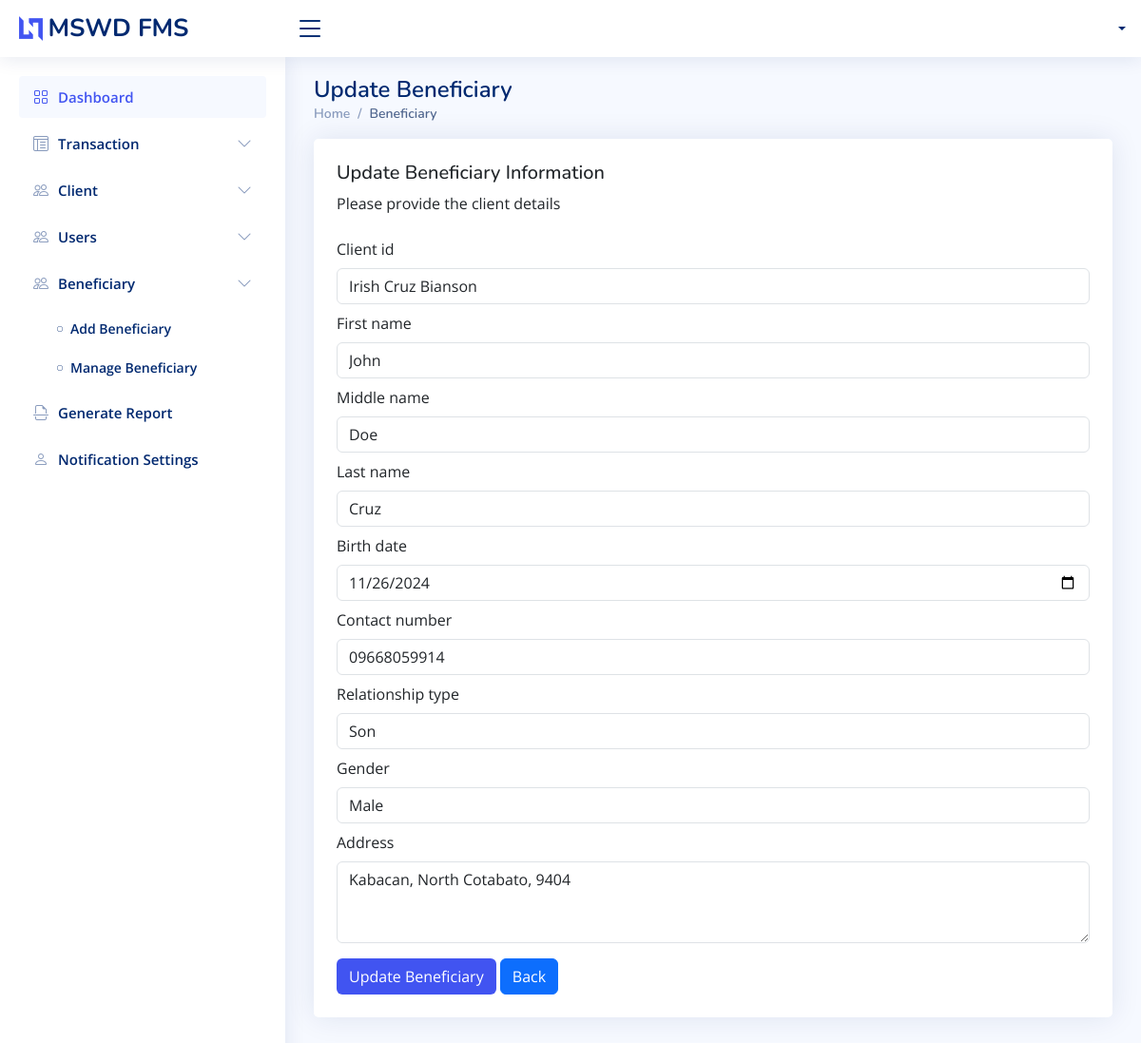
Before: /beneficiary/update/4 with the older database file.
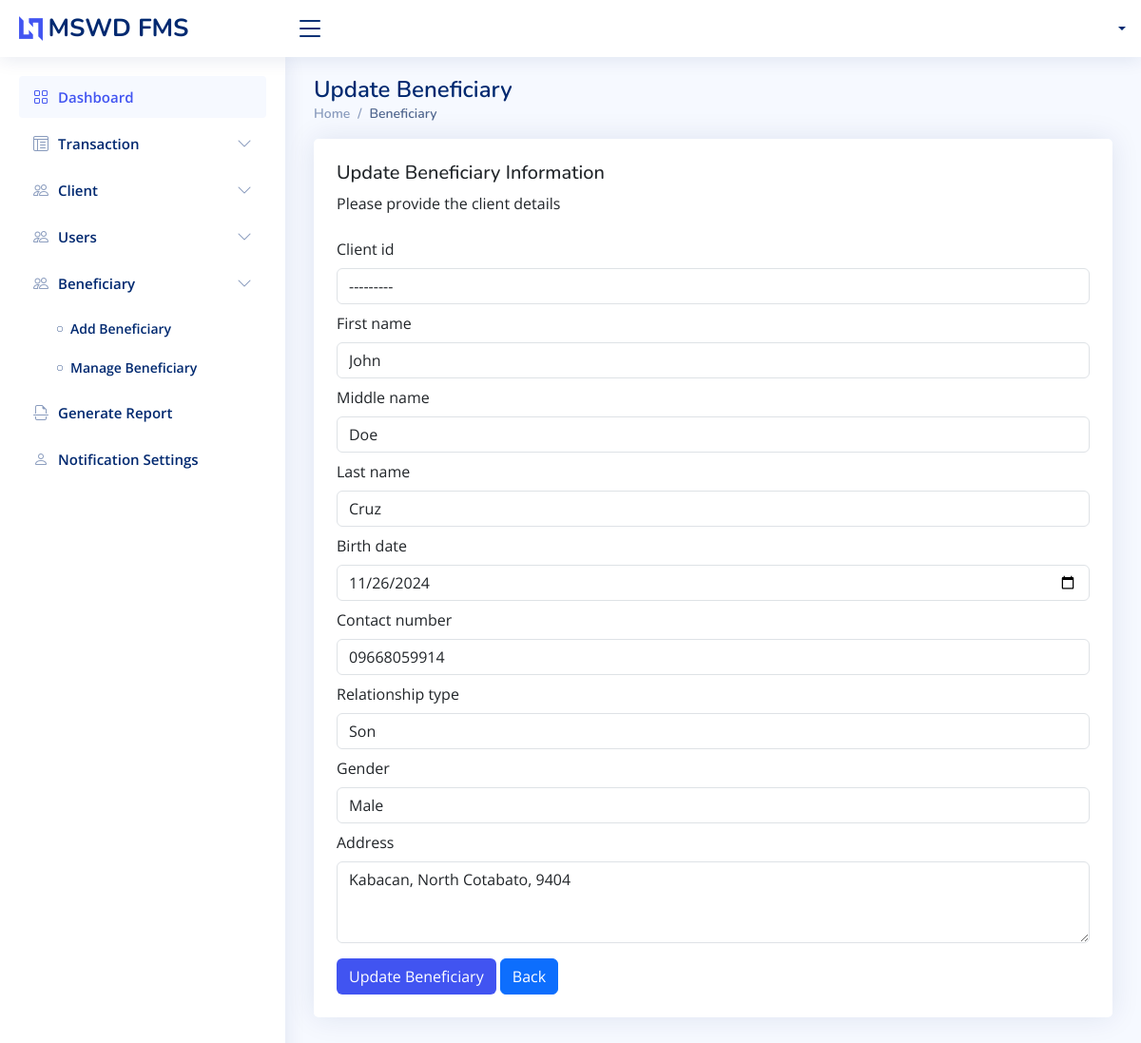
After: the same page with the newer database file.
### app/models.py (models this page shows, shortened)
class Beneficiary(models.Model):
    RELATIONSHIP_TYPE = (
        ('Father', 'Father'),
        ('Mother','Mother'),
        ('Son','Son'),
        ('Daughter','Daughter'),
        ('Grand parent', 'Grand parent'),
        ('Brother', 'Brother'),
        ('Sister', 'Sister'),
        ('Grand child', 'Grand child'),
        ('Aunt', 'Aunt'),
        ('Uncle', 'Uncle'),
        ('Niece', 'Niece'),
        ('Nephew', 'Nephew'),
        ('First Cousin', 'First Cousin'),
        ('Cousin', 'Cousin'),
        ('Relative', 'Relative'),
        ('Spouse', 'Spouse'),
        ('Child', 'Child'),
    )
    client_id = models.ForeignKey(
        Client, on_delete=models.SET_NULL, null=True, blank=True
    )
    first_name = models.CharField(max_length=50, null=False, db_index=True)
    middle_name = models.CharField(max_length=50, null=False, db_index=True)
    last_name = models.CharField(max_length=50, null=False, db_index=True)
    birth_date = models.DateField(auto_now_add=False, null=False, db_index=True)
    contact_number = models.CharField(max_length=50, unique=True, db_index=True)
    relationship_type = models.CharField(
        max_length=50, db_index=True, choices=RELATIONSHIP_TYPE,
        null=True, blank=True
    )
    gender = models.CharField(
        max_length=10, db_index=True, choices=(("Male", "Male"), ("Female", "Female"))
    )
    address = models.TextField(max_length=255, null=False)
    date_added = models.DateTimeField(auto_now_add=True)
    class Meta:
        verbose_name = 'Beneficiary'
        verbose_name_plural = 'Beneficiaries'

### app/views.py (the view, shortened to what this page needs)
# urls.py: path('beneficiary/update/<int:pk>', UpdateBeneficiaryView.as_view(), name='update_beneficiary'),
class UpdateBeneficiaryView(UpdateView):
    pk_url_kwarg = "pk"
    model = Beneficiary
    template_name = "update_templates/beneficiary.html"
    form_class = UpdateBeneficiaryForm
    success_url = reverse_lazy("beneficiary")
    def get_context_data(self, **kwargs) -> dict[str, Any]:
        return super().get_context_data(**kwargs)

### app/forms.py
class UpdateBeneficiaryForm(forms.ModelForm):
    def __init__(self, *args, **kwargs):
        super().__init__(*args, **kwargs)
        for field in self.fields.values():
            field.widget.attrs.update({'class': 'form-control'})
    class Meta:
        model = Beneficiary
        fields = '__all__'
        widgets = {
            'birth_date': forms.DateInput(attrs={'type': 'date'}),
            'address': forms.Textarea(attrs={'rows': 3}),
        }

### app/models.py (called while the page is built)
    def get_fullname(self):
        middle_initial = (
            self.middle_name.split()[0].capitalize() if self.middle_name else ""
        )
        return f"{self.first_name} {middle_initial} {self.last_name}".strip()

    def __str__(self) -> str:
        return self.get_fullname()

### app/templates/update_templates/beneficiary.html (shortened to what this page needs)
{% extends './../includes/base.html' %}
{% block content %}
<div class="pagetitle">
    <h1>Update Beneficiary</h1>
    <nav>
        <ol class="breadcrumb">
            <li class="breadcrumb-item">
                <a href="{% url 'dashboard' %}">Home</a>
            </li>
            <li class="breadcrumb-item active">Beneficiary</li>
        </ol>
    </nav>
</div>
<section class="section">
    <div class="row">
        <div class="col-lg-12">
            <div class="card">
                <div class="card-body p-4">
                    <h5>Update Beneficiary Information</h5>
                    <p>Please provide the client details</p>
                    <form method="post">
                        <div class="form-group">
                            {% for input in form %}
                            <label for="{{ input.id_for_label }}" class="form-label mt-2">
                                {{ input.label }}
                            </label>
                            {{ input }}
                    {% endfor %}
                        </div>
                        <div class="form-group mt-3">
                            <input type="submit" value="Update Beneficiary" class="btn bg-custom btn-md">
                            <input type="button" value="Back" onclick="goBack()" class="btn btn-primary btn-md">
                        </div>
                    </form>
                </div>
            </div>
        </div>
    </div>
</section>
{% endblock %}

Changed rows visible on the page:
changed Beneficiary "John": client_id "Irish Cruz Bianson" → "---------"
